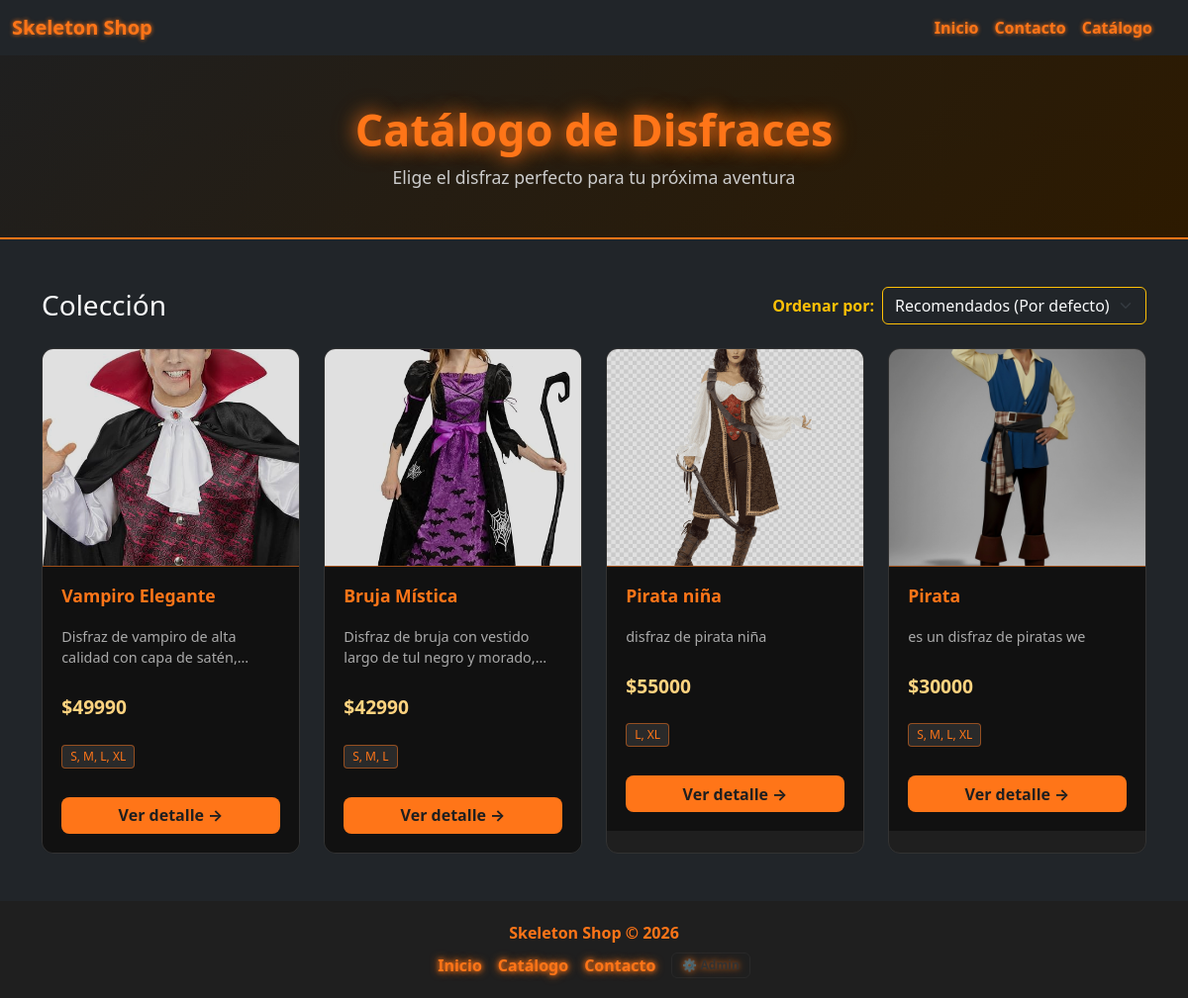
Screenshot of /catalogo/ with the database file from the repository.
### web/models.py (models this page shows, shortened)
class Disfraz(models.Model):
    nombre = models.CharField(max_length=100)
    descripcion = models.TextField()
    categoria = models.CharField(max_length=50)
    tallas = models.CharField(max_length=100, help_text="Ej: S, M, L, XL")
    stock = models.IntegerField(default=0)
    comprados = models.IntegerField(default=0)
    precio = models.IntegerField()
    precio_anterior = models.IntegerField(null=True, blank=True)
    imagen = models.ImageField(upload_to='disfraces/', null=True, blank=True)

### web/views.py (the view)
# urls.py: path('catalogo/', views.catalogo, name='catalogo'),
def catalogo(request):
    orden = request.GET.get('orden', '')
    disfraces = Disfraz.objects.all()
    if orden == 'precio_asc':
        disfraces = disfraces.order_by('precio')  # De menor a mayor
    elif orden == 'precio_desc':
        disfraces = disfraces.order_by('-precio') # De mayor a menor
    elif orden == 'vendidos':
        disfraces = disfraces.order_by('-comprados') # Los más vendidos primero
    context = {
        'disfraces': disfraces,
        'orden_actual': orden
    }
    return render(request, 'catalogo/catalogo.html', context)

### templates/catalogo/catalogo.html (shortened to what this page needs)
{% extends 'base.html' %}
{% load static %}
{% block content %}
<div class="catalogo-hero">
  <h1>Catálogo de Disfraces</h1>
  <p>Elige el disfraz perfecto para tu próxima aventura</p>
</div>
<div class="container py-5">
  <div class="d-flex justify-content-between align-items-center mb-4">
      <h3 class="text-light mb-0">Colección</h3>
      <form method="GET" class="d-flex align-items-center">
          <label for="orden" class="text-warning fw-bold me-2 mb-0 text-nowrap">Ordenar por:</label>
          <select name="orden" id="orden" class="form-select bg-dark text-light border-warning" onchange="this.form.submit()">
              <option value="" {% if orden_actual == '' %}selected{% endif %}>Recomendados (Por defecto)</option>
          </select>
      </form>
  </div>
  {% if disfraces %}
    <div class="row row-cols-1 row-cols-sm-2 row-cols-md-3 row-cols-xl-4 g-4">
      {% for disfraz in disfraces %}
      <div class="col">
        <div class="disfraz-card">
          {% if disfraz.imagen %}
            <img src="{{ disfraz.imagen.url }}" alt="{{ disfraz.nombre }}" class="card-img-top">
          {% else %}
            <div class="img-placeholder">🎭</div>
          {% endif %}
          <div class="card-body">
            <h5 class="card-title">{{ disfraz.nombre }}</h5>
            {% if disfraz.descripcion %}
              <p class="card-text">{{ disfraz.descripcion }}</p>
            {% endif %}
            <div class="precio">${{ disfraz.precio }}</div>
            <div class="tallas-badges">
              <span class="talla-badge">{{ disfraz.tallas }}</span>
            </div>
            <a href="{% url 'detalle_disfraz' disfraz.id %}" class="btn-ver-detalle">Ver detalle →</a>
          </div>
        </div>
      </div>
      {% endfor %}
    </div>
  {% else %}
    <div class="catalogo-vacio">
      <div class="icono">🎭</div>
      <h2>El catálogo está vacío</h2>
      <p>Aún no hay disfraces registrados.</p>
<p><a href="/admin/web/disfraz/add/">Agregar disfraces desde el panel de administración →</a></p>    </div>
  {% endif %}
</div>
{% endblock %}

### templates/base.html (shortened to what this page needs)
{% load static %}
<!doctype html>
<html lang="es">
<head>
    <link rel="stylesheet" href="{% static 'css/style.css' %}?v=1">
    <link href="https://cdn.jsdelivr.net/npm/bootstrap@5.3.8/dist/css/bootstrap.min.css" rel="stylesheet">
</head>
<body class="bg-dark text-light d-flex flex-column min-vh-100">
    <header>
        <nav class="navbar sticky-top navbar-expand-lg navbar-custom bg-dark">
            <div class="container-fluid">
                <a class="navbar-brand" href="/">Skeleton Shop</a>
                <div class="offcanvas offcanvas-end bg-dark" tabindex="-1" id="offcanvasNavbar">
                    <div class="offcanvas-body">
                        <ul class="navbar-nav justify-content-end flex-grow-1 pe-3">
                            <li class="nav-item">
                                <a class="nav-link" href="/">Inicio</a>
                            </li>
                            <li class="nav-item">
                                <a class="nav-link" href="/contacto/">Contacto</a>
                            </li>
                            <li class="nav-item">
                                <a class="nav-link" href="/catalogo/">Catálogo</a>
                            </li>
                        </ul>
                    </div>
                </div>
            </div>
        </nav>
    </header>
    <main class="flex-grow-1">
        {% block content %}
        {% endblock %}
    </main>
    <footer class="footer-custom mt-auto">
        <div class="container-fluid d-flex flex-wrap justify-content-between align-items-center gap-2">
            <p class="mb-0">Skeleton Shop © 2026</p>
            <div class="d-flex gap-3 align-items-center flex-wrap">
                <a href="/">Inicio</a>
                <a href="/catalogo/">Catálogo</a>
                <a href="/contacto/">Contacto</a>
                {% if request.user.is_staff %}
                    <a href="/admin/" class="admin-link">⚙️ Administración</a>
                {% else %}
                    <a href="/admin/" class="admin-link admin-link-hidden">⚙️ Admin</a>
                {% endif %}
            </div>
        </div>
    </footer>
</body>
</html>

### static/css/style.css (style rules this page uses)
*, *::before, *::after { box-sizing: border-box; }
html, body { height: 100%; margin: 0; }
body { background-color: #1a1a1a; display: flex; flex-direction: column; min-height: 100vh; }
main { flex: 1; }
.navbar-custom { background-color: #1f1f1f; font-weight: bold; }
.navbar-custom .navbar-brand, .navbar-custom .nav-link, .navbar-custom .dropdown-item { color: #ff7518; font-weight: bold; text-shadow: 0 0 4px #ff7518; }
.offcanvas { background-color: #1f1f1f; color: #ff7518; }
.footer-custom { background-color: #1f1f1f; color: #ff7518; padding: 20px 0; text-align: center; font-weight: bold; margin-top: auto; }
.footer-custom .container-fluid { display: flex; flex-direction: column; align-items: center; gap: 0.4rem; }
.footer-custom a { color: #ff7518; text-decoration: none; text-shadow: 0 0 5px #ff7518, 0 0 10px #ff7518; }
.footer-custom p { margin: 0; }
.admin-link { color: #ff7518 !important; font-weight: 700; text-decoration: none; border: 1px solid #ff751860; border-radius: 6px; padding: 3px 10px; font-size: 0.82rem; transition: background 0.2s, border-color 0.2s, box-shadow 0.2s; text-shadow: 0 0 6px #ff751880; }
.admin-link-hidden { color: #444 !important; border-color: #333; font-size: 0.75rem; opacity: 0.5; text-shadow: none; }
.card-img-top { border-bottom: 1px solid rgba(255, 117, 24, 0.65); width: 100%; height: 280px; object-fit: cover; filter: brightness(0.88); }
.card-body { background: rgba(15, 15, 15, 0.85); padding: 1.4rem; display: flex; flex-direction: column; gap: 0.8rem; }
.catalogo-hero { background: linear-gradient(135deg, #1f1f1f 0%, #2d1a00 100%); padding: 3rem 1rem 2rem; text-align: center; border-bottom: 2px solid #ff7518; }
.catalogo-hero h1 { color: #ff7518; font-size: 2.8rem; font-weight: 800; text-shadow: 0 0 18px #ff7518, 0 0 30px #ff751855; margin-bottom: 0.5rem; }
.catalogo-hero p { color: #ccc; font-size: 1.1rem; }
.disfraz-card { background: #1f1f1f; border: 1px solid #333; border-radius: 12px; overflow: hidden; transition: transform 0.3s ease, box-shadow 0.3s ease, border-color 0.3s ease; height: 100%; }
.disfraz-card .card-img-top { height: 220px; object-fit: cover; background-color: #2a2a2a; }
.disfraz-card .card-body { padding: 1.2rem; }
.disfraz-card .card-title { color: #ff7518; font-weight: 700; font-size: 1.1rem; margin-bottom: 0.4rem; }
.disfraz-card .card-text { color: #aaa; font-size: 0.9rem; margin-bottom: 0.8rem; display: -webkit-box; -webkit-line-clamp: 2; -webkit-box-orient: vertical; overflow: hidden; }
.disfraz-card .precio { color: #ffd480; font-size: 1.2rem; font-weight: 700; }
.disfraz-card .tallas-badges { margin-top: 0.5rem; }
.talla-badge { background: #2a2a2a; color: #ff7518; border: 1px solid #ff751880; border-radius: 4px; padding: 2px 8px; font-size: 0.75rem; margin-right: 4px; display: inline-block; }
.btn-ver-detalle { background: #ff7518; color: #1f1f1f; border: none; border-radius: 8px; padding: 0.4rem 1rem; font-weight: 700; width: 100%; margin-top: 1rem; transition: background 0.2s, box-shadow 0.2s; text-decoration: none; display: block; text-align: center; }

### rows the page displays
Disfraz: imagen (picture), nombre "Vampiro Elegante", descripcion "Disfraz de vampiro de alta calidad con capa de…", precio "49990", tallas "S, M, L, XL"
Disfraz: imagen (picture), nombre "Bruja Mística", descripcion "Disfraz de bruja con vestido largo de tul negro y…", precio "42990", tallas "S, M, L"
Disfraz: imagen (picture), nombre "Pirata niña", descripcion "disfraz de pirata niña", precio "55000", tallas "L, XL"
Disfraz: imagen (picture), nombre "Pirata", descripcion "es un disfraz de piratas we", precio "30000", tallas "S, M, L, XL"
